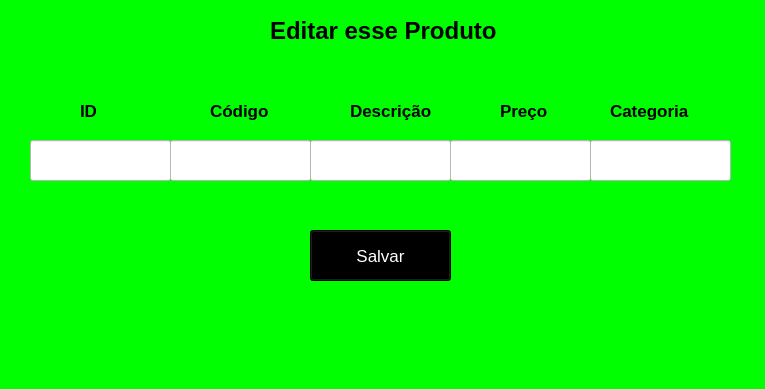
<?xml version="1.0" encoding="UTF-8"?>
<ui version="4.0">
 <class>MainWindow</class>
 <widget class="QMainWindow" name="MainWindow">
  <property name="geometry">
   <rect>
    <x>0</x>
    <y>0</y>
    <width>765</width>
    <height>389</height>
   </rect>
  </property>
  <property name="windowTitle">
   <string>MainWindow</string>
  </property>
  <property name="styleSheet">
   <string notr="true">color: rgb(255, 255, 255);
background-color: rgb(0, 255, 0);</string>
  </property>
  <widget class="QWidget" name="centralwidget">
   <widget class="QLabel" name="label">
    <property name="geometry">
     <rect>
      <x>270</x>
      <y>0</y>
      <width>261</width>
      <height>61</height>
     </rect>
    </property>
    <property name="font">
     <font>
      <pointsize>18</pointsize>
      <weight>75</weight>
      <bold>true</bold>
     </font>
    </property>
    <property name="styleSheet">
     <string notr="true">color: rgb(0, 0, 0);</string>
    </property>
    <property name="text">
     <string>Editar esse Produto</string>
    </property>
   </widget>
   <widget class="QLineEdit" name="lineEdit_2">
    <property name="geometry">
     <rect>
      <x>170</x>
      <y>140</y>
      <width>141</width>
      <height>41</height>
     </rect>
    </property>
    <property name="styleSheet">
     <string notr="true">background-color: rgb(255, 255, 255);
color: rgb(0, 0, 0);</string>
    </property>
   </widget>
   <widget class="QLineEdit" name="lineEdit_3">
    <property name="geometry">
     <rect>
      <x>310</x>
      <y>140</y>
      <width>141</width>
      <height>41</height>
     </rect>
    </property>
    <property name="styleSheet">
     <string notr="true">background-color: rgb(255, 255, 255);
color: rgb(0, 0, 0);</string>
    </property>
   </widget>
   <widget class="QLineEdit" name="lineEdit_4">
    <property name="geometry">
     <rect>
      <x>450</x>
      <y>140</y>
      <width>141</width>
      <height>41</height>
     </rect>
    </property>
    <property name="styleSheet">
     <string notr="true">background-color: rgb(255, 255, 255);
color: rgb(0, 0, 0);</string>
    </property>
   </widget>
   <widget class="QLineEdit" name="lineEdit_5">
    <property name="geometry">
     <rect>
      <x>590</x>
      <y>140</y>
      <width>141</width>
      <height>41</height>
     </rect>
    </property>
    <property name="styleSheet">
     <string notr="true">background-color: rgb(255, 255, 255);
color: rgb(0, 0, 0);</string>
    </property>
   </widget>
   <widget class="QLabel" name="label_3">
    <property name="geometry">
     <rect>
      <x>210</x>
      <y>100</y>
      <width>71</width>
      <height>21</height>
     </rect>
    </property>
    <property name="font">
     <font>
      <pointsize>13</pointsize>
      <weight>75</weight>
      <bold>true</bold>
     </font>
    </property>
    <property name="styleSheet">
     <string notr="true">color: rgb(0, 0, 0);</string>
    </property>
    <property name="text">
     <string>Código</string>
    </property>
   </widget>
   <widget class="QLabel" name="label_4">
    <property name="geometry">
     <rect>
      <x>350</x>
      <y>100</y>
      <width>91</width>
      <height>21</height>
     </rect>
    </property>
    <property name="font">
     <font>
      <pointsize>13</pointsize>
      <weight>75</weight>
      <bold>true</bold>
     </font>
    </property>
    <property name="styleSheet">
     <string notr="true">color: rgb(0, 0, 0);</string>
    </property>
    <property name="text">
     <string>Descrição</string>
    </property>
   </widget>
   <widget class="QLabel" name="label_5">
    <property name="geometry">
     <rect>
      <x>500</x>
      <y>90</y>
      <width>61</width>
      <height>41</height>
     </rect>
    </property>
    <property name="font">
     <font>
      <pointsize>13</pointsize>
      <weight>75</weight>
      <bold>true</bold>
     </font>
    </property>
    <property name="styleSheet">
     <string notr="true">color: rgb(0, 0, 0);</string>
    </property>
    <property name="text">
     <string>Preço</string>
    </property>
   </widget>
   <widget class="QLabel" name="label_6">
    <property name="geometry">
     <rect>
      <x>610</x>
      <y>100</y>
      <width>91</width>
      <height>21</height>
     </rect>
    </property>
    <property name="font">
     <font>
      <pointsize>13</pointsize>
      <weight>75</weight>
      <bold>true</bold>
     </font>
    </property>
    <property name="styleSheet">
     <string notr="true">color: rgb(0, 0, 0);</string>
    </property>
    <property name="text">
     <string>Categoria</string>
    </property>
   </widget>
   <widget class="QPushButton" name="pushButton">
    <property name="geometry">
     <rect>
      <x>310</x>
      <y>230</y>
      <width>141</width>
      <height>51</height>
     </rect>
    </property>
    <property name="font">
     <font>
      <pointsize>13</pointsize>
     </font>
    </property>
    <property name="styleSheet">
     <string notr="true">background-color: rgb(0, 0, 0);</string>
    </property>
    <property name="text">
     <string>Salvar</string>
    </property>
   </widget>
   <widget class="QLineEdit" name="lineEdit">
    <property name="geometry">
     <rect>
      <x>30</x>
      <y>140</y>
      <width>141</width>
      <height>41</height>
     </rect>
    </property>
    <property name="styleSheet">
     <string notr="true">color: rgb(0, 0, 0);
background-color: rgb(255, 255, 255);</string>
    </property>
   </widget>
   <widget class="QLabel" name="label_7">
    <property name="geometry">
     <rect>
      <x>80</x>
      <y>100</y>
      <width>71</width>
      <height>21</height>
     </rect>
    </property>
    <property name="font">
     <font>
      <pointsize>13</pointsize>
      <weight>75</weight>
      <bold>true</bold>
     </font>
    </property>
    <property name="styleSheet">
     <string notr="true">color: rgb(0, 0, 0);</string>
    </property>
    <property name="text">
     <string>ID</string>
    </property>
   </widget>
  </widget>
  <widget class="QMenuBar" name="menubar">
   <property name="geometry">
    <rect>
     <x>0</x>
     <y>0</y>
     <width>765</width>
     <height>21</height>
    </rect>
   </property>
  </widget>
  <widget class="QStatusBar" name="statusbar"/>
 </widget>
 <resources/>
 <connections/>
</ui>
